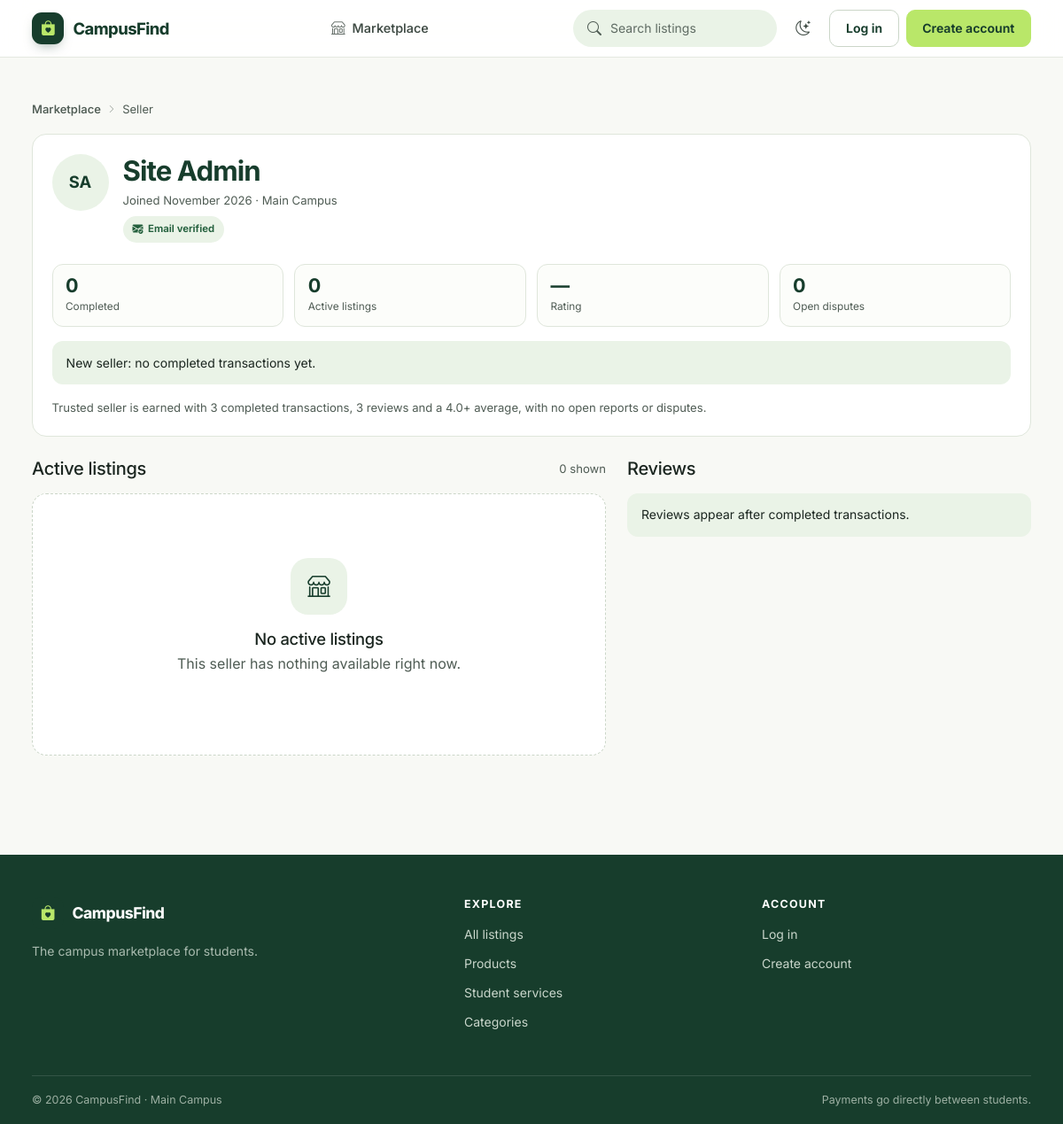
The page /seller.php?id=1 on the database its author committed.
### tables this page shows
CREATE TABLE users (
  id INT UNSIGNED AUTO_INCREMENT PRIMARY KEY,
  full_name VARCHAR(100) NOT NULL,
  email VARCHAR(150) NOT NULL UNIQUE,
  password_hash VARCHAR(255) NOT NULL,
  phone VARCHAR(20) NULL,
  role ENUM('student','admin') NOT NULL DEFAULT 'student',
  status ENUM('active','deactivated','suspended') NOT NULL DEFAULT 'active',
  email_verified_at DATETIME NULL,
  phone_verified_at DATETIME NULL,
  phone_verified_mode ENUM('sms','dev') NULL,
  university_email VARCHAR(150) NULL,
  university_email_verified_at DATETIME NULL,
  student_verified_at DATETIME NULL,
  trusted_seller_at DATETIME NULL,
  suspended_at DATETIME NULL,
  suspension_reason VARCHAR(255) NULL,
  created_at TIMESTAMP NOT NULL DEFAULT CURRENT_TIMESTAMP,
  UNIQUE KEY uq_users_uni_email (university_email)
);

### includes/functions.php (called while the page is built, shortened)
<?php
function e($v): string { return htmlspecialchars((string)$v, ENT_QUOTES, 'UTF-8'); }
function url(string $path = ''): string { return BASE_URL . '/' . ltrim($path, '/'); }
function initials(string $name): string {
    $parts = preg_split('/\s+/', trim($name));
    $a = mb_substr($parts[0] ?? '', 0, 1);
    $b = count($parts) > 1 ? mb_substr(end($parts), 0, 1) : '';
    return mb_strtoupper($a . $b);
}

### includes/db.php (called while the page is built, shortened)
<?php
function db(): PDO {
    static $pdo = null;
    if ($pdo === null) {
        $pdo = new PDO(
            'mysql:host=' . DB_HOST . ';dbname=' . DB_NAME . ';charset=utf8mb4',
            DB_USER, DB_PASS,
            [PDO::ATTR_ERRMODE => PDO::ERRMODE_EXCEPTION,
             PDO::ATTR_DEFAULT_FETCH_MODE => PDO::FETCH_ASSOC,
             PDO::ATTR_EMULATE_PREPARES => false]
        );
    }
    return $pdo;
}
function q(string $sql, array $params = []): PDOStatement {
    $st = db()->prepare($sql);
    $st->execute($params);
    return $st;
}

### includes/auth.php (called while the page is built, shortened)
<?php
require_once __DIR__ . '/db.php';
require_once __DIR__ . '/functions.php';
function current_user(): ?array {
    static $user = false;
    if ($user === false) {
        $user = null;
    }
    return $user;
}

### includes/transactions.php (called while the page is built, shortened)
<?php
require_once __DIR__ . '/db.php';
require_once __DIR__ . '/trust.php';
function seller_reviews(int $sellerId, int $limit = 10): array {
    return q("SELECT r.rating, r.comment, r.created_at, u.full_name AS reviewer_name, l.title
              FROM transaction_reviews r
              JOIN transactions t ON t.id = r.transaction_id
              JOIN users u ON u.id = r.reviewer_id
              JOIN listings l ON l.id = t.listing_id
              WHERE r.reviewee_id = ?
              ORDER BY r.created_at DESC LIMIT " . max(1, min(50, $limit)), [$sellerId])->fetchAll();
}

### seller.php (the view, shortened to what this page needs)
<?php
require_once __DIR__ . '/includes/auth.php';
require_once __DIR__ . '/includes/functions.php';
require_once __DIR__ . '/includes/trust.php';
require_once __DIR__ . '/includes/transactions.php';
$id = (int)($_GET['id'] ?? 0);
$seller = seller_public($id);
$me = current_user();
$stats = seller_stats($id);
$badges = seller_badges($seller);
$reviews = seller_reviews($id, 8);
$listings = q("SELECT l.*, c.name AS category, c.listing_type, u.full_name AS seller,
                      (SELECT image_path FROM listing_images WHERE listing_id = l.id ORDER BY id LIMIT 1) AS img
               FROM listings l JOIN categories c ON c.id = l.category_id JOIN users u ON u.id = l.seller_id
               WHERE l.seller_id = ? AND l.moderation_status = 'approved' AND l.status = 'available'
               ORDER BY l.created_at DESC LIMIT 12", [$id])->fetchAll();
$isSelf = $me && (int)$me['id'] === $id;
$pageTitle = $seller['full_name']; require __DIR__ . '/includes/header.php'; ?>
<nav class="listing-breadcrumb" aria-label="Breadcrumb">
  <a href="<?= url('marketplace.php') ?>">Marketplace</a>
  <i class="bi bi-chevron-right"></i>
  <span>Seller</span>
</nav>
<div class="panel mb-4">
  <div class="panel-body">
    <div class="d-flex flex-wrap align-items-start gap-3">
      <span class="avatar avatar-lg"><?= e(initials($seller['full_name'])) ?></span>
      <div class="flex-grow-1 min-w-0">
        <h1 class="page-title mb-1"><?= e($seller['full_name']) ?></h1>
        <p class="meta mb-2">Joined <?= e(date('F Y', strtotime($seller['created_at']))) ?> &middot; <?= e(CAMPUS_NAME) ?></p>
        <?= badge_chips($badges) ?>
      </div>
    </div>
    <div class="seller-stats mt-4">
      <div><strong><?= (int)$stats['completed'] ?></strong><span>Completed</span></div>
      <div><strong><?= (int)$stats['active'] ?></strong><span>Active listings</span></div>
      <div><strong><?= $stats['rating'] !== null ? e(number_format($stats['rating'], 1)) : '&mdash;' ?></strong><span>Rating<?= $stats['review_count'] ? ' (' . (int)$stats['review_count'] . ')' : '' ?></span></div>
      <div><strong><?= $stats['disputes'] ?></strong><span>Open disputes</span></div>
    </div>
    <?php if ($stats['completed'] === 0): ?>
      <div class="sc-note mt-3 mb-0">New seller: no completed transactions yet.</div>
    <?php endif; ?>
    <?php $trusted = trusted_seller($seller, $stats); ?>
    <?php if (!$trusted && !$isSelf): ?>
      <p class="meta mt-3 mb-0">Trusted seller is earned with <?= (int)TRUSTED_MIN_COMPLETED ?> completed transactions, <?= (int)TRUSTED_MIN_RATING_COUNT ?> reviews and a <?= number_format(TRUSTED_MIN_RATING, 1) ?>+ average, with no open reports or disputes.</p>
    <?php endif; ?>
  </div>
</div>
<div class="row g-4">
  <div class="col-lg-7">
    <div class="d-flex align-items-center justify-content-between mb-3">
      <h2 class="h5 mb-0">Active listings</h2>
      <span class="meta"><?= count($listings) ?> shown</span>
    </div>
    <?php if ($listings): ?>
      <div class="row row-cols-1 row-cols-md-2 g-3">
        <?php foreach ($listings as $l): include __DIR__ . '/includes/card.php'; endforeach; ?>
      </div>
    <?php else: ?>
      <div class="empty-state"><div class="empty-state-icon"><i class="bi bi-shop"></i></div><h2 class="h5">No active listings</h2><p>This seller has nothing available right now.</p></div>
    <?php endif; ?>
  </div>
  <div class="col-lg-5">
    <h2 class="h5 mb-3">Reviews</h2>
    <?php if ($reviews): ?>
      <div class="review-list">
        <?php foreach ($reviews as $r): ?>
          <article class="review-item">
            <div class="d-flex justify-content-between gap-2">
              <strong><?= e($r['reviewer_name']) ?></strong>
              <span class="review-stars" aria-label="<?= (int)$r['rating'] ?> out of 5"><?php for ($i = 1; $i <= 5; $i++): ?><i class="bi bi-star<?= $i <= (int)$r['rating'] ? '-fill' : '' ?>"></i><?php endfor; ?></span>
            </div>
            <div class="meta mb-1"><?= e($r['title']) ?> &middot; <?= e(date('j M Y', strtotime($r['created_at']))) ?></div>
            <?php if (!empty($r['comment'])): ?><p class="mb-0"><?= e($r['comment']) ?></p><?php endif; ?>
          </article>
        <?php endforeach; ?>
      </div>
    <?php else: ?>
      <div class="sc-note">Reviews appear after completed transactions.</div>
    <?php endif; ?>
  </div>
</div>
<?php require __DIR__ . '/includes/footer.php';

### rows shown on the page
users: full_name "SA", full_name "Site Admin", created_at "November 2026"

### other values the page prints
CAMPUS_NAME "Main Campus"
$b['label'] "Email verified"
$stats['completed'] "0"
$stats['active'] "0"
$stats['disputes'] "0"
TRUSTED_MIN_COMPLETED "3"
TRUSTED_MIN_RATING_COUNT "3"
TRUSTED_MIN_RATING "4.0"
count($listings) "0"
APP_NAME "CampusFind"
